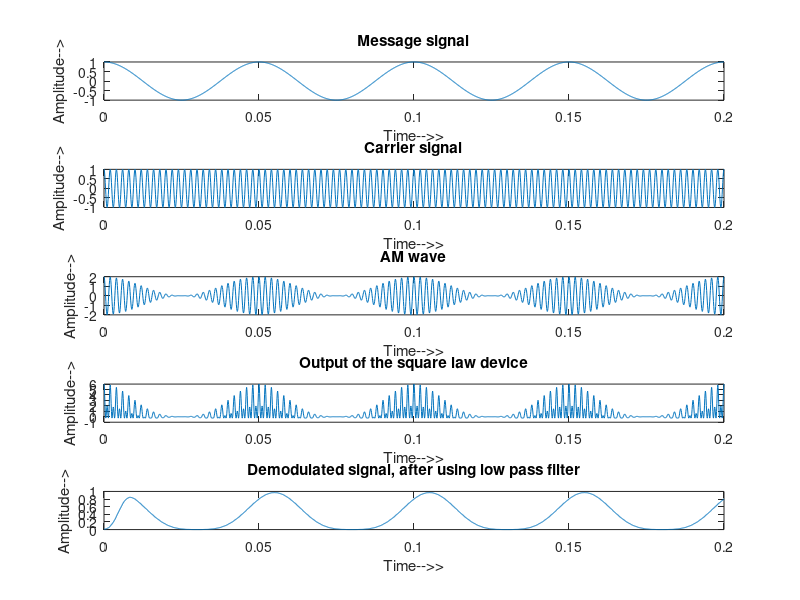

Write the MATLAB code that produced this figure.
%Amplitude demodulation
clc;
close all;
t= 0: 0.0001 : 0.2;
fm=20; %Frequency of message signal
m_t = cos(2*pi*fm*t); %For message signal
subplot(5, 1, 1);
plot(t,m_t);
title('Message signal');
xlabel('Time-->>'); ylabel('Amplitude-->');
fc=500; %Frequency of carrier signal
m_c = cos(2*pi*(fc*t)); %For carrier signal
subplot(5, 1, 2);
plot(t,m_c);
title('Carrier signal');
xlabel('Time-->>'); ylabel('Amplitude-->');
ka = 1; %Modulation index
v_1 = (1 + ka* m_t).*m_c; %For AM wave
subplot(5, 1, 3);
plot(t, v_1);
title('AM wave');
xlabel('Time-->>'); ylabel('Amplitude-->');
%For Square-Law Demodulator
v =( v_1 )+ ((v_1) .* ( v_1)); %Output's equation of the square-law device.
subplot(5, 1, 4);
plot(t, v);
title('Output of the square law device');
xlabel('Time-->>'); ylabel('Amplitude-->');
%For low pass filtering
F = fir1(100, 0.001, 'low');
am_demodulation = filter(F , 2, v);
subplot(5, 1, 5);
plot(t, am_demodulation );
title('Demodulated signal, after using low pass filter');
xlabel('Time-->>'); ylabel('Amplitude-->');